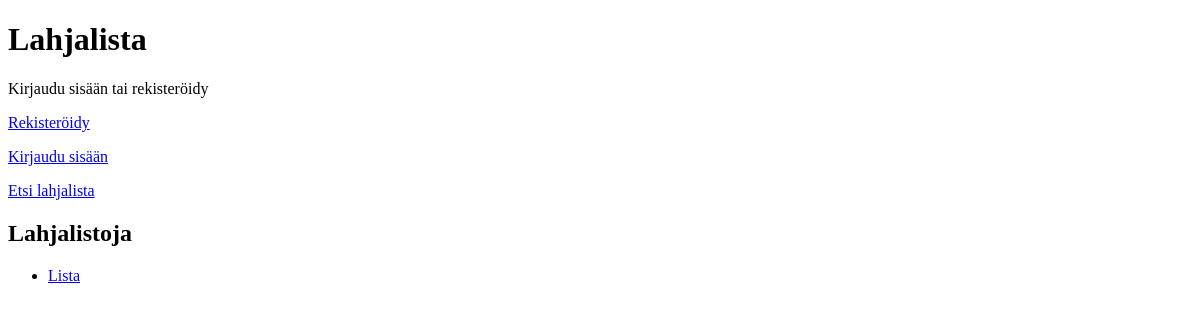
Before: / with the older database file.
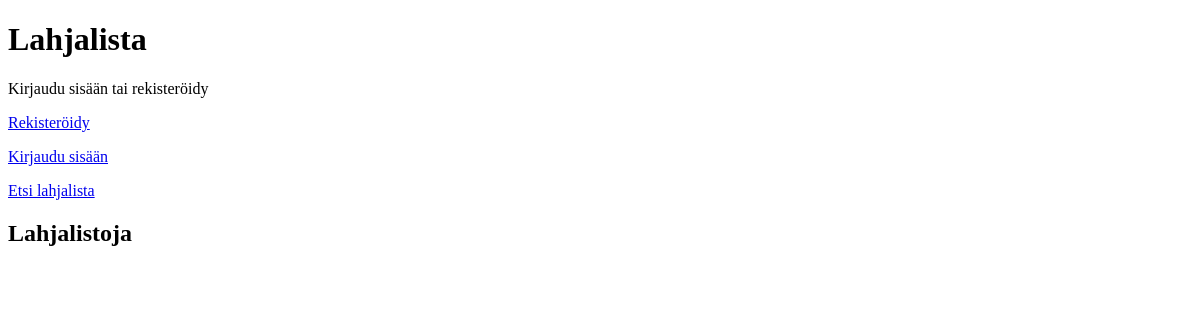
After: the same page with the newer database file.
### tables this page shows
CREATE TABLE giftlists (
    id INTEGER PRIMARY KEY,
    title TEXT,
    type TEXT,
    user_id INTEGER REFERENCES users ON DELETE CASCADE,
    password_hash TEXT
);

### app.py (the view)
@app.route("/")
def index():
    lists = giftlists.get_lists()
    return render_template("index.html", lists = lists)

### db.py (called while the page is built)
def get_connection():
    con = sqlite3.connect("database.db")
    con.execute("PRAGMA foreign_keys = ON")
    con.row_factory = sqlite3.Row
    return con

def query(sql, params=[]):
    con = get_connection()
    result = con.execute(sql, params).fetchall()
    con.close()
    return result

### giftlists.py (called while the page is built)
def get_lists():
    sql = "SELECT id, title FROM giftlists ORDER BY id DESC"
    return db.query(sql)

### templates/index.html (shortened to what this page needs)
<!DOCTYPE html>
<html>
<head>
</head>
<body>
  <h1>Lahjalista</h1>
  {% if session.username %}
  <p>
    Olet kirjautunut nimellä {{ session.username }}
  </p>
  <p>
    <a href="new_giftlist">Uusi lahjalista</a>
  </p>
  <p>
    <a href="/logout">Kirjaudu ulos</a>
  </p>
  {% else %}
  <p>
    Kirjaudu sisään tai rekisteröidy
  </p>
  <p>
    <a href="/register">Rekisteröidy</a>
  </p>
  <p>
    <a href="/login">Kirjaudu sisään</a>
  </p>
  {% endif %}
  <p>
    <a href="find_giftlist">Etsi lahjalista</a>
  </p>
  <h2>Lahjalistoja</h2>
  <ul>
    {% for list in lists %}
    <li><a href="/giftlist/{{ list.id }}">{{ list.title }}</a></li>
    {% endfor %}
  </ul>
</body>
</html>

Changed rows visible on the page:
removed giftlists: title "Lista"
